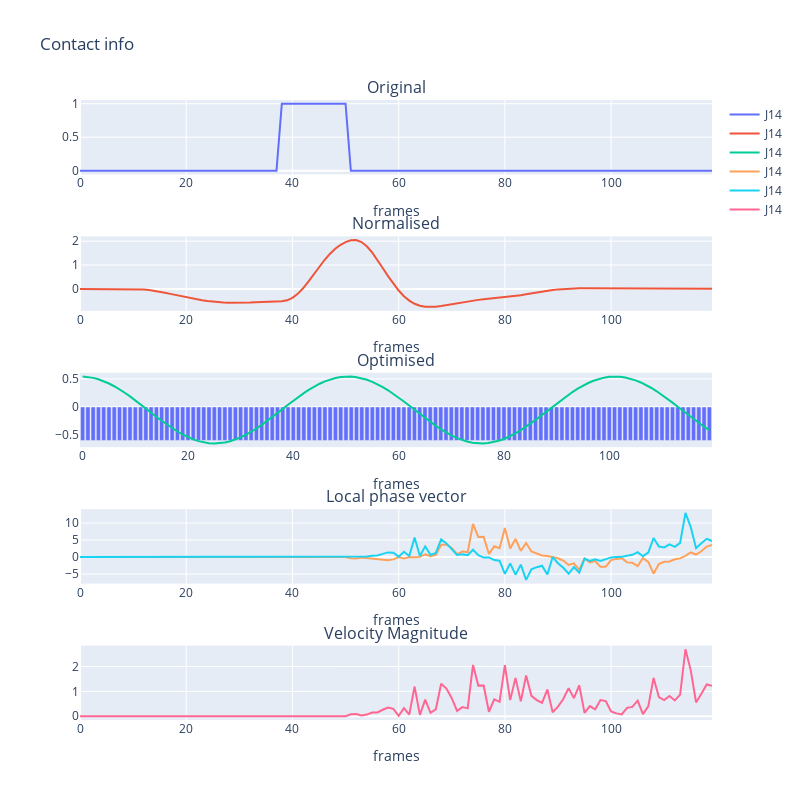

The notebook cell saved with this chart:
### Code cell
# plot_contact(cO_14, cNormalised1, cOpt1, cLocalPhase1, cAmp1)
plot_contact_single(cO_14, cN_14, cOpt_14, cLocal_14, cAmp_14, cVel_14,  i=14)
